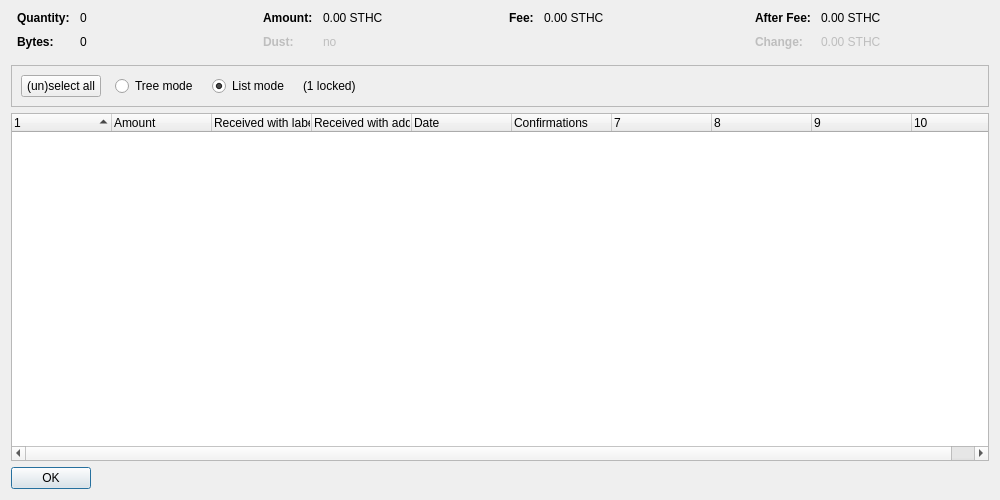
<?xml version="1.0" encoding="UTF-8"?>
<ui version="4.0">
 <class>CoinControlDialog</class>
 <widget class="QDialog" name="CoinControlDialog">
  <property name="geometry">
   <rect>
    <x>0</x>
    <y>0</y>
    <width>1000</width>
    <height>500</height>
   </rect>
  </property>
  <property name="windowTitle">
   <string>Coin Selection</string>
  </property>
  <layout class="QVBoxLayout" name="verticalLayout">
   <item>
    <layout class="QHBoxLayout" name="horizontalLayoutTop" stretch="0,0,0,0">
     <property name="topMargin">
      <number>0</number>
     </property>
     <property name="bottomMargin">
      <number>10</number>
     </property>
     <item>
      <layout class="QFormLayout" name="formLayoutCoinControl1">
       <property name="horizontalSpacing">
        <number>10</number>
       </property>
       <property name="verticalSpacing">
        <number>10</number>
       </property>
       <property name="leftMargin">
        <number>6</number>
       </property>
       <property name="rightMargin">
        <number>6</number>
       </property>
       <item row="0" column="0">
        <widget class="QLabel" name="labelCoinControlQuantityText">
         <property name="font">
          <font>
           <weight>75</weight>
           <bold>true</bold>
          </font>
         </property>
         <property name="text">
          <string>Quantity:</string>
         </property>
        </widget>
       </item>
       <item row="0" column="1">
        <widget class="QLabel" name="labelCoinControlQuantity">
         <property name="cursor">
          <cursorShape>IBeamCursor</cursorShape>
         </property>
         <property name="contextMenuPolicy">
          <enum>Qt::ActionsContextMenu</enum>
         </property>
         <property name="text">
          <string notr="true">0</string>
         </property>
         <property name="textInteractionFlags">
          <set>Qt::LinksAccessibleByMouse|Qt::TextSelectableByKeyboard|Qt::TextSelectableByMouse</set>
         </property>
        </widget>
       </item>
       <item row="1" column="0">
        <widget class="QLabel" name="labelCoinControlBytesText">
         <property name="font">
          <font>
           <weight>75</weight>
           <bold>true</bold>
          </font>
         </property>
         <property name="text">
          <string>Bytes:</string>
         </property>
        </widget>
       </item>
       <item row="1" column="1">
        <widget class="QLabel" name="labelCoinControlBytes">
         <property name="cursor">
          <cursorShape>IBeamCursor</cursorShape>
         </property>
         <property name="contextMenuPolicy">
          <enum>Qt::ActionsContextMenu</enum>
         </property>
         <property name="text">
          <string notr="true">0</string>
         </property>
         <property name="textInteractionFlags">
          <set>Qt::LinksAccessibleByMouse|Qt::TextSelectableByKeyboard|Qt::TextSelectableByMouse</set>
         </property>
        </widget>
       </item>
      </layout>
     </item>
     <item>
      <layout class="QFormLayout" name="formLayoutCoinControl2">
       <property name="horizontalSpacing">
        <number>10</number>
       </property>
       <property name="verticalSpacing">
        <number>10</number>
       </property>
       <property name="leftMargin">
        <number>6</number>
       </property>
       <property name="rightMargin">
        <number>6</number>
       </property>
       <item row="0" column="0">
        <widget class="QLabel" name="labelCoinControlAmountText">
         <property name="font">
          <font>
           <weight>75</weight>
           <bold>true</bold>
          </font>
         </property>
         <property name="text">
          <string>Amount:</string>
         </property>
        </widget>
       </item>
       <item row="0" column="1">
        <widget class="QLabel" name="labelCoinControlAmount">
         <property name="cursor">
          <cursorShape>IBeamCursor</cursorShape>
         </property>
         <property name="contextMenuPolicy">
          <enum>Qt::ActionsContextMenu</enum>
         </property>
         <property name="text">
          <string notr="true">0.00 STHC</string>
         </property>
         <property name="textInteractionFlags">
          <set>Qt::LinksAccessibleByMouse|Qt::TextSelectableByKeyboard|Qt::TextSelectableByMouse</set>
         </property>
        </widget>
       </item>
       <item row="1" column="0">
        <widget class="QLabel" name="labelCoinControlLowOutputText">
         <property name="enabled">
          <bool>false</bool>
         </property>
         <property name="font">
          <font>
           <weight>75</weight>
           <bold>true</bold>
          </font>
         </property>
         <property name="text">
          <string>Dust:</string>
         </property>
        </widget>
       </item>
       <item row="1" column="1">
        <widget class="QLabel" name="labelCoinControlLowOutput">
         <property name="enabled">
          <bool>false</bool>
         </property>
         <property name="cursor">
          <cursorShape>IBeamCursor</cursorShape>
         </property>
         <property name="contextMenuPolicy">
          <enum>Qt::ActionsContextMenu</enum>
         </property>
         <property name="text">
          <string notr="true">no</string>
         </property>
         <property name="textInteractionFlags">
          <set>Qt::LinksAccessibleByMouse|Qt::TextSelectableByKeyboard|Qt::TextSelectableByMouse</set>
         </property>
        </widget>
       </item>
      </layout>
     </item>
     <item>
      <layout class="QFormLayout" name="formLayoutCoinControl3">
       <property name="horizontalSpacing">
        <number>10</number>
       </property>
       <property name="verticalSpacing">
        <number>10</number>
       </property>
       <property name="leftMargin">
        <number>6</number>
       </property>
       <property name="rightMargin">
        <number>6</number>
       </property>
       <item row="0" column="0">
        <widget class="QLabel" name="labelCoinControlFeeText">
         <property name="font">
          <font>
           <weight>75</weight>
           <bold>true</bold>
          </font>
         </property>
         <property name="text">
          <string>Fee:</string>
         </property>
        </widget>
       </item>
       <item row="0" column="1">
        <widget class="QLabel" name="labelCoinControlFee">
         <property name="cursor">
          <cursorShape>IBeamCursor</cursorShape>
         </property>
         <property name="contextMenuPolicy">
          <enum>Qt::ActionsContextMenu</enum>
         </property>
         <property name="text">
          <string notr="true">0.00 STHC</string>
         </property>
         <property name="textInteractionFlags">
          <set>Qt::LinksAccessibleByMouse|Qt::TextSelectableByKeyboard|Qt::TextSelectableByMouse</set>
         </property>
        </widget>
       </item>
      </layout>
     </item>
     <item>
      <layout class="QFormLayout" name="formLayoutCoinControl4">
       <property name="horizontalSpacing">
        <number>10</number>
       </property>
       <property name="verticalSpacing">
        <number>10</number>
       </property>
       <property name="leftMargin">
        <number>6</number>
       </property>
       <property name="rightMargin">
        <number>6</number>
       </property>
       <item row="0" column="0">
        <widget class="QLabel" name="labelCoinControlAfterFeeText">
         <property name="font">
          <font>
           <weight>75</weight>
           <bold>true</bold>
          </font>
         </property>
         <property name="text">
          <string>After Fee:</string>
         </property>
        </widget>
       </item>
       <item row="0" column="1">
        <widget class="QLabel" name="labelCoinControlAfterFee">
         <property name="cursor">
          <cursorShape>IBeamCursor</cursorShape>
         </property>
         <property name="contextMenuPolicy">
          <enum>Qt::ActionsContextMenu</enum>
         </property>
         <property name="text">
          <string notr="true">0.00 STHC</string>
         </property>
         <property name="textInteractionFlags">
          <set>Qt::LinksAccessibleByMouse|Qt::TextSelectableByKeyboard|Qt::TextSelectableByMouse</set>
         </property>
        </widget>
       </item>
       <item row="1" column="0">
        <widget class="QLabel" name="labelCoinControlChangeText">
         <property name="enabled">
          <bool>false</bool>
         </property>
         <property name="font">
          <font>
           <weight>75</weight>
           <bold>true</bold>
          </font>
         </property>
         <property name="text">
          <string>Change:</string>
         </property>
        </widget>
       </item>
       <item row="1" column="1">
        <widget class="QLabel" name="labelCoinControlChange">
         <property name="enabled">
          <bool>false</bool>
         </property>
         <property name="cursor">
          <cursorShape>IBeamCursor</cursorShape>
         </property>
         <property name="contextMenuPolicy">
          <enum>Qt::ActionsContextMenu</enum>
         </property>
         <property name="text">
          <string notr="true">0.00 STHC</string>
         </property>
         <property name="textInteractionFlags">
          <set>Qt::LinksAccessibleByMouse|Qt::TextSelectableByKeyboard|Qt::TextSelectableByMouse</set>
         </property>
        </widget>
       </item>
      </layout>
     </item>
    </layout>
   </item>
   <item>
    <widget class="QFrame" name="frame">
     <property name="minimumSize">
      <size>
       <width>0</width>
       <height>40</height>
      </size>
     </property>
     <property name="frameShape">
      <enum>QFrame::StyledPanel</enum>
     </property>
     <property name="frameShadow">
      <enum>QFrame::Sunken</enum>
     </property>
     <layout class="QHBoxLayout" name="horizontalLayout">
      <item>
       <layout class="QHBoxLayout" name="horizontalLayoutPanel" stretch="0,0,0,0,0">
        <property name="spacing">
         <number>14</number>
        </property>
        <item>
         <widget class="QPushButton" name="pushButtonSelectAll">
          <property name="sizePolicy">
           <sizepolicy hsizetype="Maximum" vsizetype="Fixed">
            <horstretch>0</horstretch>
            <verstretch>0</verstretch>
           </sizepolicy>
          </property>
          <property name="text">
           <string>(un)select all</string>
          </property>
          <property name="autoDefault">
           <bool>false</bool>
          </property>
         </widget>
        </item>
        <item>
         <widget class="QRadioButton" name="radioTreeMode">
          <property name="sizePolicy">
           <sizepolicy hsizetype="Maximum" vsizetype="Fixed">
            <horstretch>0</horstretch>
            <verstretch>0</verstretch>
           </sizepolicy>
          </property>
          <property name="text">
           <string>Tree mode</string>
          </property>
         </widget>
        </item>
        <item>
         <widget class="QRadioButton" name="radioListMode">
          <property name="sizePolicy">
           <sizepolicy hsizetype="Maximum" vsizetype="Fixed">
            <horstretch>0</horstretch>
            <verstretch>0</verstretch>
           </sizepolicy>
          </property>
          <property name="text">
           <string>List mode</string>
          </property>
          <property name="checked">
           <bool>true</bool>
          </property>
         </widget>
        </item>
        <item>
         <widget class="QLabel" name="labelLocked">
          <property name="text">
           <string notr="true">(1 locked)</string>
          </property>
         </widget>
        </item>
        <item>
         <spacer name="horizontalSpacer">
          <property name="orientation">
           <enum>Qt::Horizontal</enum>
          </property>
          <property name="sizeHint" stdset="0">
           <size>
            <width>40</width>
            <height>20</height>
           </size>
          </property>
         </spacer>
        </item>
       </layout>
      </item>
     </layout>
    </widget>
   </item>
   <item>
    <widget class="CoinControlTreeWidget" name="treeWidget">
     <property name="contextMenuPolicy">
      <enum>Qt::CustomContextMenu</enum>
     </property>
     <property name="sortingEnabled">
      <bool>false</bool>
     </property>
     <property name="columnCount">
      <number>10</number>
     </property>
     <attribute name="headerShowSortIndicator" stdset="0">
      <bool>true</bool>
     </attribute>
     <attribute name="headerStretchLastSection">
      <bool>false</bool>
     </attribute>
     <column>
      <property name="text">
       <string/>
      </property>
     </column>
     <column>
      <property name="text">
       <string>Amount</string>
      </property>
     </column>
     <column>
      <property name="text">
       <string>Received with label</string>
      </property>
     </column>
     <column>
      <property name="text">
       <string>Received with address</string>
      </property>
     </column>
     <column>
      <property name="text">
       <string>Date</string>
      </property>
     </column>
     <column>
      <property name="text">
       <string>Confirmations</string>
      </property>
      <property name="toolTip">
       <string>Confirmed</string>
      </property>
     </column>
     <column>
      <property name="text">
       <string/>
      </property>
     </column>
     <column>
      <property name="text">
       <string/>
      </property>
     </column>
     <column>
      <property name="text">
       <string/>
      </property>
     </column>
     <column>
      <property name="text">
       <string/>
      </property>
     </column>
    </widget>
   </item>
   <item>
    <widget class="QDialogButtonBox" name="buttonBox">
     <property name="sizePolicy">
      <sizepolicy hsizetype="Maximum" vsizetype="Fixed">
       <horstretch>0</horstretch>
       <verstretch>0</verstretch>
      </sizepolicy>
     </property>
     <property name="orientation">
      <enum>Qt::Horizontal</enum>
     </property>
     <property name="standardButtons">
      <set>QDialogButtonBox::Ok</set>
     </property>
    </widget>
   </item>
  </layout>
 </widget>
 <customwidgets>
  <customwidget>
   <class>CoinControlTreeWidget</class>
   <extends>QTreeWidget</extends>
   <header>qt/coincontroltreewidget.h</header>
  </customwidget>
 </customwidgets>
 <resources/>
 <connections/>
</ui>
